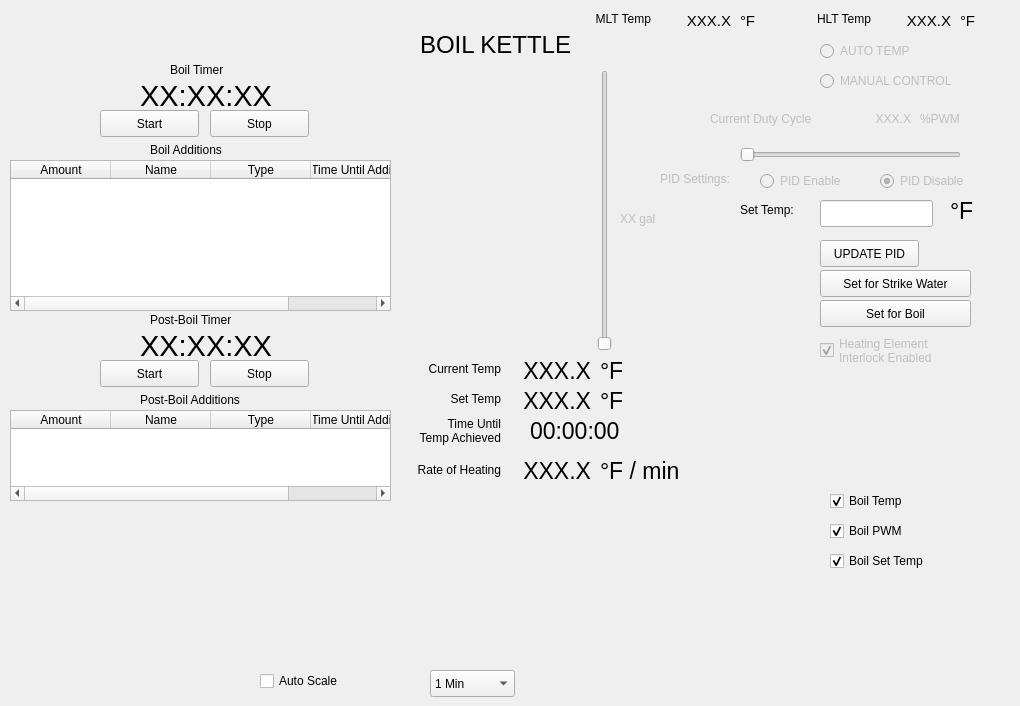
    <widget class="QWidget" name="tab_5">
     <attribute name="title">
      <string>BOIL</string>
     </attribute>
     <widget class="QLabel" name="label_20">
      <property name="geometry">
       <rect>
        <x>400</x>
        <y>70</y>
        <width>171</width>
        <height>281</height>
       </rect>
      </property>
      <property name="text">
       <string/>
      </property>
      <property name="pixmap">
       <pixmap>images/keggle.jpeg</pixmap>
      </property>
     </widget>
     <widget class="QCheckBox" name="Boil_PWM_Enable_ChkBox">
      <property name="geometry">
       <rect>
        <x>830</x>
        <y>520</y>
        <width>121</width>
        <height>22</height>
       </rect>
      </property>
      <property name="text">
       <string>Boil PWM</string>
      </property>
      <property name="icon">
       <iconset>
        <normaloff>images/blue.png</normaloff>images/blue.png</iconset>
      </property>
      <property name="checked">
       <bool>true</bool>
      </property>
     </widget>
     <widget class="QCheckBox" name="Boil_Temp_Enable_ChkBox_Boil">
      <property name="geometry">
       <rect>
        <x>830</x>
        <y>490</y>
        <width>121</width>
        <height>22</height>
       </rect>
      </property>
      <property name="styleSheet">
       <string notr="true"/>
      </property>
      <property name="text">
       <string>Boil Temp</string>
      </property>
      <property name="icon">
       <iconset>
        <normaloff>images/red.png</normaloff>images/red.png</iconset>
      </property>
      <property name="checked">
       <bool>true</bool>
      </property>
     </widget>
     <widget class="QLabel" name="label_85">
      <property name="enabled">
       <bool>true</bool>
      </property>
      <property name="geometry">
       <rect>
        <x>400</x>
        <y>390</y>
        <width>101</width>
        <height>17</height>
       </rect>
      </property>
      <property name="text">
       <string>Set Temp</string>
      </property>
      <property name="alignment">
       <set>Qt::AlignRight|Qt::AlignTrailing|Qt::AlignVCenter</set>
      </property>
     </widget>
     <widget class="QLabel" name="L_BK_SetTemp">
      <property name="enabled">
       <bool>true</bool>
      </property>
      <property name="geometry">
       <rect>
        <x>500</x>
        <y>380</y>
        <width>91</width>
        <height>41</height>
       </rect>
      </property>
      <property name="font">
       <font>
        <pointsize>17</pointsize>
       </font>
      </property>
      <property name="text">
       <string>XXX.X</string>
      </property>
      <property name="textFormat">
       <enum>Qt::AutoText</enum>
      </property>
      <property name="alignment">
       <set>Qt::AlignRight|Qt::AlignTrailing|Qt::AlignVCenter</set>
      </property>
     </widget>
     <widget class="QLabel" name="L_BK_CurrentTemp">
      <property name="geometry">
       <rect>
        <x>500</x>
        <y>350</y>
        <width>91</width>
        <height>41</height>
       </rect>
      </property>
      <property name="font">
       <font>
        <pointsize>17</pointsize>
       </font>
      </property>
      <property name="text">
       <string>XXX.X</string>
      </property>
      <property name="textFormat">
       <enum>Qt::AutoText</enum>
      </property>
      <property name="alignment">
       <set>Qt::AlignRight|Qt::AlignTrailing|Qt::AlignVCenter</set>
      </property>
     </widget>
     <widget class="QLabel" name="label_88">
      <property name="geometry">
       <rect>
        <x>400</x>
        <y>360</y>
        <width>101</width>
        <height>17</height>
       </rect>
      </property>
      <property name="text">
       <string>Current Temp</string>
      </property>
      <property name="alignment">
       <set>Qt::AlignRight|Qt::AlignTrailing|Qt::AlignVCenter</set>
      </property>
     </widget>
     <widget class="QLabel" name="L_BK_Volume">
      <property name="enabled">
       <bool>false</bool>
      </property>
      <property name="geometry">
       <rect>
        <x>620</x>
        <y>210</y>
        <width>61</width>
        <height>17</height>
       </rect>
      </property>
      <property name="text">
       <string>XX gal</string>
      </property>
     </widget>
     <widget class="QSlider" name="VS_BK_Volume">
      <property name="enabled">
       <bool>false</bool>
      </property>
      <property name="geometry">
       <rect>
        <x>590</x>
        <y>70</y>
        <width>29</width>
        <height>281</height>
       </rect>
      </property>
      <property name="maximum">
       <number>14</number>
      </property>
      <property name="orientation">
       <enum>Qt::Vertical</enum>
      </property>
     </widget>
     <widget class="QLabel" name="label_91">
      <property name="enabled">
       <bool>false</bool>
      </property>
      <property name="geometry">
       <rect>
        <x>860</x>
        <y>110</y>
        <width>51</width>
        <height>17</height>
       </rect>
      </property>
      <property name="text">
       <string>XXX.X</string>
      </property>
      <property name="alignment">
       <set>Qt::AlignRight|Qt::AlignTrailing|Qt::AlignVCenter</set>
      </property>
     </widget>
     <widget class="QLabel" name="label_92">
      <property name="enabled">
       <bool>false</bool>
      </property>
      <property name="geometry">
       <rect>
        <x>710</x>
        <y>110</y>
        <width>151</width>
        <height>17</height>
       </rect>
      </property>
      <property name="text">
       <string>Current Duty Cycle</string>
      </property>
     </widget>
     <widget class="QLabel" name="label_93">
      <property name="enabled">
       <bool>false</bool>
      </property>
      <property name="geometry">
       <rect>
        <x>920</x>
        <y>110</y>
        <width>67</width>
        <height>17</height>
       </rect>
      </property>
      <property name="text">
       <string>%PWM</string>
      </property>
     </widget>
     <widget class="QLabel" name="label_94">
      <property name="enabled">
       <bool>true</bool>
      </property>
      <property name="geometry">
       <rect>
        <x>740</x>
        <y>200</y>
        <width>71</width>
        <height>20</height>
       </rect>
      </property>
      <property name="text">
       <string>Set Temp:</string>
      </property>
     </widget>
     <widget class="QPushButton" name="PB_BK_UpdatePID">
      <property name="enabled">
       <bool>true</bool>
      </property>
      <property name="geometry">
       <rect>
        <x>820</x>
        <y>240</y>
        <width>99</width>
        <height>27</height>
       </rect>
      </property>
      <property name="text">
       <string>UPDATE PID</string>
      </property>
     </widget>
     <widget class="QLineEdit" name="LE_BK_SetTemp">
      <property name="enabled">
       <bool>true</bool>
      </property>
      <property name="geometry">
       <rect>
        <x>820</x>
        <y>200</y>
        <width>113</width>
        <height>27</height>
       </rect>
      </property>
     </widget>
     <widget class="QLabel" name="label_95">
      <property name="enabled">
       <bool>true</bool>
      </property>
      <property name="geometry">
       <rect>
        <x>950</x>
        <y>190</y>
        <width>31</width>
        <height>41</height>
       </rect>
      </property>
      <property name="font">
       <font>
        <pointsize>17</pointsize>
       </font>
      </property>
      <property name="text">
       <string>°F</string>
      </property>
      <property name="textFormat">
       <enum>Qt::AutoText</enum>
      </property>
     </widget>
     <widget class="QRadioButton" name="r_BK_AutoTemp">
      <property name="enabled">
       <bool>false</bool>
      </property>
      <property name="geometry">
       <rect>
        <x>820</x>
        <y>40</y>
        <width>117</width>
        <height>22</height>
       </rect>
      </property>
      <property name="text">
       <string>AUTO TEMP</string>
      </property>
     </widget>
     <widget class="QRadioButton" name="r_BK_ManualTemp">
      <property name="enabled">
       <bool>false</bool>
      </property>
      <property name="geometry">
       <rect>
        <x>820</x>
        <y>70</y>
        <width>161</width>
        <height>22</height>
       </rect>
      </property>
      <property name="text">
       <string>MANUAL CONTROL</string>
      </property>
     </widget>
     <widget class="QLabel" name="label_96">
      <property name="geometry">
       <rect>
        <x>420</x>
        <y>30</y>
        <width>151</width>
        <height>31</height>
       </rect>
      </property>
      <property name="text">
       <string>&lt;html&gt;&lt;head/&gt;&lt;body&gt;&lt;p&gt;&lt;span style=&quot; font-size:18pt;&quot;&gt;BOIL KETTLE&lt;/span&gt;&lt;/p&gt;&lt;/body&gt;&lt;/html&gt;</string>
      </property>
     </widget>
     <widget class="QSlider" name="HS_BK_ManualTemp">
      <property name="enabled">
       <bool>false</bool>
      </property>
      <property name="geometry">
       <rect>
        <x>740</x>
        <y>140</y>
        <width>221</width>
        <height>29</height>
       </rect>
      </property>
      <property name="orientation">
       <enum>Qt::Horizontal</enum>
      </property>
     </widget>
     <widget class="QLabel" name="L_Boil_BoilTimer">
      <property name="geometry">
       <rect>
        <x>140</x>
        <y>80</y>
        <width>141</width>
        <height>31</height>
       </rect>
      </property>
      <property name="font">
       <font>
        <pointsize>22</pointsize>
       </font>
      </property>
      <property name="text">
       <string>XX:XX:XX</string>
      </property>
     </widget>
     <widget class="QLabel" name="label_235">
      <property name="geometry">
       <rect>
        <x>170</x>
        <y>60</y>
        <width>71</width>
        <height>20</height>
       </rect>
      </property>
      <property name="text">
       <string>Boil Timer</string>
      </property>
     </widget>
     <widget class="QPushButton" name="PB_Boil_BoilTimer_Start">
      <property name="geometry">
       <rect>
        <x>100</x>
        <y>110</y>
        <width>99</width>
        <height>27</height>
       </rect>
      </property>
      <property name="text">
       <string>Start</string>
      </property>
     </widget>
     <widget class="QPushButton" name="PB_Boil_BoilTimer_Stop">
      <property name="geometry">
       <rect>
        <x>210</x>
        <y>110</y>
        <width>99</width>
        <height>27</height>
       </rect>
      </property>
      <property name="text">
       <string>Stop</string>
      </property>
     </widget>
     <widget class="QTableWidget" name="Table_Boil_HopTimer">
      <property name="geometry">
       <rect>
        <x>10</x>
        <y>160</y>
        <width>381</width>
        <height>151</height>
       </rect>
      </property>
      <property name="sizePolicy">
       <sizepolicy hsizetype="Fixed" vsizetype="Expanding">
        <horstretch>0</horstretch>
        <verstretch>0</verstretch>
       </sizepolicy>
      </property>
      <attribute name="horizontalHeaderStretchLastSection">
       <bool>true</bool>
      </attribute>
      <column>
       <property name="text">
        <string>Amount</string>
       </property>
      </column>
      <column>
       <property name="text">
        <string>Name</string>
       </property>
      </column>
      <column>
       <property name="text">
        <string>Type</string>
       </property>
      </column>
      <column>
       <property name="text">
        <string>Time Until Addition</string>
       </property>
      </column>
     </widget>
     <widget class="QCustomPlot" name="customPlot_BK" native="true">
      <property name="geometry">
       <rect>
        <x>0</x>
        <y>510</y>
        <width>821</width>
        <height>161</height>
       </rect>
      </property>
     </widget>
     <widget class="QComboBox" name="CB_BK_TimeRangeScale">
      <property name="geometry">
       <rect>
        <x>430</x>
        <y>670</y>
        <width>85</width>
        <height>27</height>
       </rect>
      </property>
      <item>
       <property name="text">
        <string>1 Min</string>
       </property>
      </item>
      <item>
       <property name="text">
        <string>5 Min</string>
       </property>
      </item>
      <item>
       <property name="text">
        <string>15 Min</string>
       </property>
      </item>
      <item>
       <property name="text">
        <string>30 Min</string>
       </property>
      </item>
      <item>
       <property name="text">
        <string>1 Hour</string>
       </property>
      </item>
      <item>
       <property name="text">
        <string>2 Hours</string>
       </property>
      </item>
     </widget>
     <widget class="QCheckBox" name="Boil_Auto_Scale_Enable_ChkBox">
      <property name="geometry">
       <rect>
        <x>260</x>
        <y>670</y>
        <width>98</width>
        <height>22</height>
       </rect>
      </property>
      <property name="text">
       <string>Auto Scale</string>
      </property>
     </widget>
     <widget class="QLabel" name="L_BK_2">
      <property name="geometry">
       <rect>
        <x>600</x>
        <y>350</y>
        <width>31</width>
        <height>41</height>
       </rect>
      </property>
      <property name="font">
       <font>
        <pointsize>17</pointsize>
       </font>
      </property>
      <property name="text">
       <string>°F</string>
      </property>
      <property name="textFormat">
       <enum>Qt::AutoText</enum>
      </property>
     </widget>
     <widget class="QLabel" name="L_BK_3">
      <property name="enabled">
       <bool>true</bool>
      </property>
      <property name="geometry">
       <rect>
        <x>600</x>
        <y>380</y>
        <width>31</width>
        <height>41</height>
       </rect>
      </property>
      <property name="font">
       <font>
        <pointsize>17</pointsize>
       </font>
      </property>
      <property name="text">
       <string>°F</string>
      </property>
      <property name="textFormat">
       <enum>Qt::AutoText</enum>
      </property>
     </widget>
     <widget class="QPushButton" name="PB_BK_SetForMashIn">
      <property name="enabled">
       <bool>true</bool>
      </property>
      <property name="geometry">
       <rect>
        <x>820</x>
        <y>270</y>
        <width>151</width>
        <height>27</height>
       </rect>
      </property>
      <property name="text">
       <string>Set for Strike Water</string>
      </property>
     </widget>
     <widget class="QLabel" name="L_BK_TimeUntilTempAchieved">
      <property name="geometry">
       <rect>
        <x>530</x>
        <y>410</y>
        <width>121</width>
        <height>41</height>
       </rect>
      </property>
      <property name="font">
       <font>
        <pointsize>17</pointsize>
       </font>
      </property>
      <property name="text">
       <string>00:00:00</string>
      </property>
      <property name="textFormat">
       <enum>Qt::AutoText</enum>
      </property>
      <property name="alignment">
       <set>Qt::AlignLeading|Qt::AlignLeft|Qt::AlignVCenter</set>
      </property>
     </widget>
     <widget class="QLabel" name="label_46">
      <property name="geometry">
       <rect>
        <x>390</x>
        <y>410</y>
        <width>111</width>
        <height>41</height>
       </rect>
      </property>
      <property name="text">
       <string>Time Until
Temp Achieved</string>
      </property>
      <property name="alignment">
       <set>Qt::AlignRight|Qt::AlignTrailing|Qt::AlignVCenter</set>
      </property>
     </widget>
     <widget class="QPushButton" name="PB_BK_SetForMashIn_2">
      <property name="enabled">
       <bool>true</bool>
      </property>
      <property name="geometry">
       <rect>
        <x>820</x>
        <y>300</y>
        <width>151</width>
        <height>27</height>
       </rect>
      </property>
      <property name="text">
       <string>Set for Boil</string>
      </property>
     </widget>
     <widget class="QCheckBox" name="Boil_SetTemp_Enable_ChkBox">
      <property name="geometry">
       <rect>
        <x>830</x>
        <y>550</y>
        <width>151</width>
        <height>22</height>
       </rect>
      </property>
      <property name="text">
       <string>Boil Set Temp</string>
      </property>
      <property name="icon">
       <iconset>
        <normaloff>images/green.png</normaloff>images/green.png</iconset>
      </property>
      <property name="checked">
       <bool>true</bool>
      </property>
     </widget>
     <widget class="QLabel" name="L_BK_RateOfHeat">
      <property name="enabled">
       <bool>true</bool>
      </property>
      <property name="geometry">
       <rect>
        <x>520</x>
        <y>450</y>
        <width>71</width>
        <height>41</height>
       </rect>
      </property>
      <property name="font">
       <font>
        <pointsize>17</pointsize>
       </font>
      </property>
      <property name="text">
       <string>XXX.X</string>
      </property>
      <property name="textFormat">
       <enum>Qt::AutoText</enum>
      </property>
      <property name="alignment">
       <set>Qt::AlignRight|Qt::AlignTrailing|Qt::AlignVCenter</set>
      </property>
     </widget>
     <widget class="QLabel" name="L_Main_12">
      <property name="enabled">
       <bool>true</bool>
      </property>
      <property name="geometry">
       <rect>
        <x>600</x>
        <y>450</y>
        <width>101</width>
        <height>41</height>
       </rect>
      </property>
      <property name="font">
       <font>
        <pointsize>17</pointsize>
       </font>
      </property>
      <property name="text">
       <string>°F / min</string>
      </property>
      <property name="textFormat">
       <enum>Qt::AutoText</enum>
      </property>
     </widget>
     <widget class="QLabel" name="label_48">
      <property name="enabled">
       <bool>true</bool>
      </property>
      <property name="geometry">
       <rect>
        <x>390</x>
        <y>460</y>
        <width>111</width>
        <height>20</height>
       </rect>
      </property>
      <property name="text">
       <string>Rate of Heating</string>
      </property>
      <property name="alignment">
       <set>Qt::AlignRight|Qt::AlignTrailing|Qt::AlignVCenter</set>
      </property>
     </widget>
     <widget class="QLabel" name="label_141">
      <property name="geometry">
       <rect>
        <x>550</x>
        <y>10</y>
        <width>101</width>
        <height>17</height>
       </rect>
      </property>
      <property name="text">
       <string>MLT Temp</string>
      </property>
      <property name="alignment">
       <set>Qt::AlignRight|Qt::AlignTrailing|Qt::AlignVCenter</set>
      </property>
     </widget>
     <widget class="QLabel" name="label_142">
      <property name="geometry">
       <rect>
        <x>770</x>
        <y>10</y>
        <width>101</width>
        <height>17</height>
       </rect>
      </property>
      <property name="text">
       <string>HLT Temp</string>
      </property>
      <property name="alignment">
       <set>Qt::AlignRight|Qt::AlignTrailing|Qt::AlignVCenter</set>
      </property>
     </widget>
     <widget class="QLabel" name="L_Main_17">
      <property name="geometry">
       <rect>
        <x>960</x>
        <y>0</y>
        <width>31</width>
        <height>41</height>
       </rect>
      </property>
      <property name="font">
       <font>
        <pointsize>11</pointsize>
       </font>
      </property>
      <property name="text">
       <string>°F</string>
      </property>
      <property name="textFormat">
       <enum>Qt::AutoText</enum>
      </property>
     </widget>
     <widget class="QLabel" name="L_Main_18">
      <property name="geometry">
       <rect>
        <x>740</x>
        <y>0</y>
        <width>31</width>
        <height>41</height>
       </rect>
      </property>
      <property name="font">
       <font>
        <pointsize>11</pointsize>
       </font>
      </property>
      <property name="text">
       <string>°F</string>
      </property>
      <property name="textFormat">
       <enum>Qt::AutoText</enum>
      </property>
     </widget>
     <widget class="QLabel" name="L_MLT_CurrentTemp_BKPage">
      <property name="geometry">
       <rect>
        <x>650</x>
        <y>0</y>
        <width>81</width>
        <height>41</height>
       </rect>
      </property>
      <property name="font">
       <font>
        <pointsize>11</pointsize>
       </font>
      </property>
      <property name="text">
       <string>XXX.X</string>
      </property>
      <property name="textFormat">
       <enum>Qt::AutoText</enum>
      </property>
      <property name="alignment">
       <set>Qt::AlignRight|Qt::AlignTrailing|Qt::AlignVCenter</set>
      </property>
     </widget>
     <widget class="QLabel" name="L_HLT_CurrentTemp_BKPage">
      <property name="geometry">
       <rect>
        <x>870</x>
        <y>0</y>
        <width>81</width>
        <height>41</height>
       </rect>
      </property>
      <property name="font">
       <font>
        <pointsize>11</pointsize>
       </font>
      </property>
      <property name="text">
       <string>XXX.X</string>
      </property>
      <property name="textFormat">
       <enum>Qt::AutoText</enum>
      </property>
      <property name="alignment">
       <set>Qt::AlignRight|Qt::AlignTrailing|Qt::AlignVCenter</set>
      </property>
     </widget>
     <widget class="QCheckBox" name="CB_BK_InterlockEnabled">
      <property name="enabled">
       <bool>false</bool>
      </property>
      <property name="geometry">
       <rect>
        <x>820</x>
        <y>330</y>
        <width>191</width>
        <height>41</height>
       </rect>
      </property>
      <property name="text">
       <string>Heating Element
Interlock Enabled</string>
      </property>
      <property name="checked">
       <bool>true</bool>
      </property>
     </widget>
     <widget class="QLabel" name="label_90">
      <property name="enabled">
       <bool>false</bool>
      </property>
      <property name="geometry">
       <rect>
        <x>660</x>
        <y>170</y>
        <width>151</width>
        <height>17</height>
       </rect>
      </property>
      <property name="text">
       <string>PID Settings:</string>
      </property>
     </widget>
     <widget class="QRadioButton" name="rb_BK_PID_Enable">
      <property name="enabled">
       <bool>false</bool>
      </property>
      <property name="geometry">
       <rect>
        <x>760</x>
        <y>170</y>
        <width>131</width>
        <height>22</height>
       </rect>
      </property>
      <property name="text">
       <string>PID Enable</string>
      </property>
      <property name="checked">
       <bool>false</bool>
      </property>
     </widget>
     <widget class="QRadioButton" name="rb_BK_PID_Disable">
      <property name="enabled">
       <bool>false</bool>
      </property>
      <property name="geometry">
       <rect>
        <x>880</x>
        <y>170</y>
        <width>131</width>
        <height>22</height>
       </rect>
      </property>
      <property name="text">
       <string>PID Disable</string>
      </property>
      <property name="checked">
       <bool>true</bool>
      </property>
     </widget>
     <widget class="QLabel" name="label_239">
      <property name="geometry">
       <rect>
        <x>150</x>
        <y>140</y>
        <width>101</width>
        <height>20</height>
       </rect>
      </property>
      <property name="text">
       <string>Boil Additions</string>
      </property>
     </widget>
     <widget class="QLabel" name="L_Boil_PostBoilTimer">
      <property name="geometry">
       <rect>
        <x>140</x>
        <y>330</y>
        <width>141</width>
        <height>31</height>
       </rect>
      </property>
      <property name="font">
       <font>
        <pointsize>22</pointsize>
       </font>
      </property>
      <property name="text">
       <string>XX:XX:XX</string>
      </property>
     </widget>
     <widget class="QLabel" name="L_Boil_PostBoilAdditions">
      <property name="geometry">
       <rect>
        <x>140</x>
        <y>390</y>
        <width>141</width>
        <height>20</height>
       </rect>
      </property>
      <property name="text">
       <string>Post-Boil Additions</string>
      </property>
     </widget>
     <widget class="QPushButton" name="PB_Boil_PostBoilTimer_Start">
      <property name="geometry">
       <rect>
        <x>100</x>
        <y>360</y>
        <width>99</width>
        <height>27</height>
       </rect>
      </property>
      <property name="text">
       <string>Start</string>
      </property>
     </widget>
     <widget class="QTableWidget" name="Table_PostBoil_HopTimer">
      <property name="geometry">
       <rect>
        <x>10</x>
        <y>410</y>
        <width>381</width>
        <height>91</height>
       </rect>
      </property>
      <property name="sizePolicy">
       <sizepolicy hsizetype="Fixed" vsizetype="Expanding">
        <horstretch>0</horstretch>
        <verstretch>0</verstretch>
       </sizepolicy>
      </property>
      <attribute name="horizontalHeaderStretchLastSection">
       <bool>true</bool>
      </attribute>
      <column>
       <property name="text">
        <string>Amount</string>
       </property>
      </column>
      <column>
       <property name="text">
        <string>Name</string>
       </property>
      </column>
      <column>
       <property name="text">
        <string>Type</string>
       </property>
      </column>
      <column>
       <property name="text">
        <string>Time Until Addition</string>
       </property>
      </column>
     </widget>
     <widget class="QLabel" name="L_Boil_PostBoilTimer_2">
      <property name="geometry">
       <rect>
        <x>150</x>
        <y>310</y>
        <width>111</width>
        <height>20</height>
       </rect>
      </property>
      <property name="text">
       <string>Post-Boil Timer</string>
      </property>
     </widget>
     <widget class="QPushButton" name="PB_Boil_PostBoilTimer_Stop">
      <property name="geometry">
       <rect>
        <x>210</x>
        <y>360</y>
        <width>99</width>
        <height>27</height>
       </rect>
      </property>
      <property name="text">
       <string>Stop</string>
      </property>
     </widget>
    </widget>
